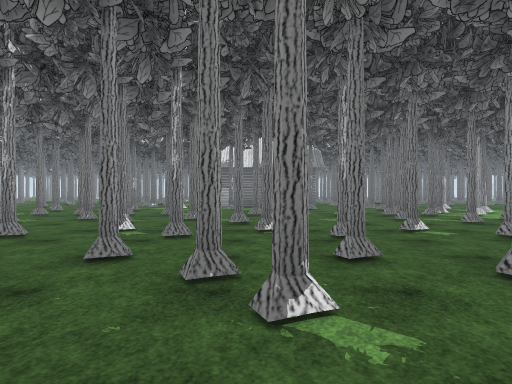
[1] (above)

14 first-person views from a walk through a Unity game level. The camera is 1.3 m above the floor, looks level and sees 70° across. Doors are open. The floor is counted in squares, 2 m on a side. Each view is taken from the middle of a square. On the plan, view 1 faces up. The plan holds only what a view shows up to about 11 squares ahead; the rest is blank. The place goes on beyond the plan. The player is left out. Some animated figures are not drawn. Some surface patterns are stand-ins.

[2]
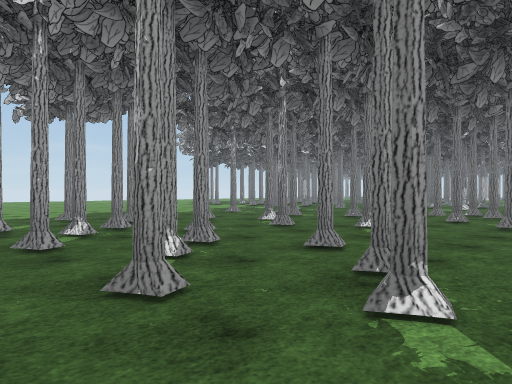

[3]
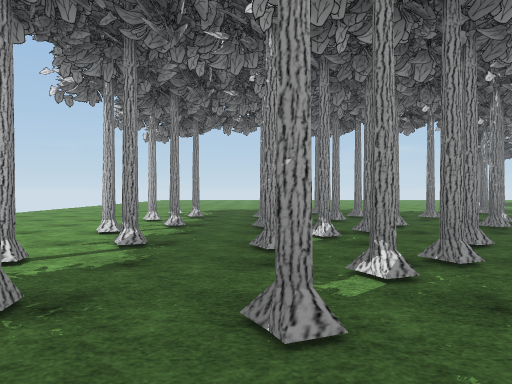

[4]
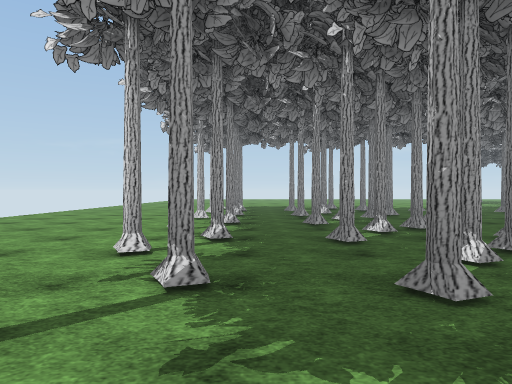

[5]
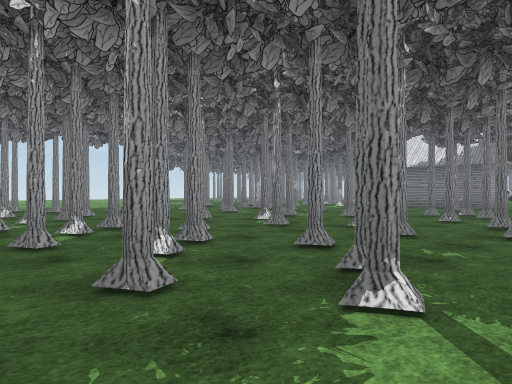

[6]
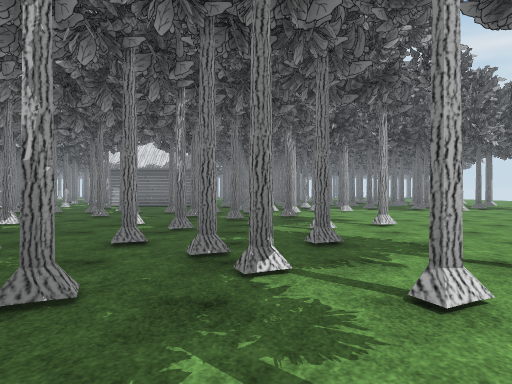

[7]
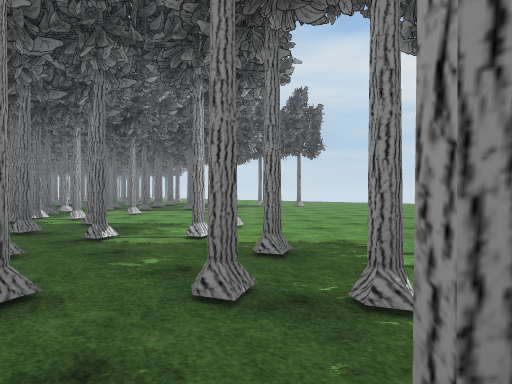

[8]
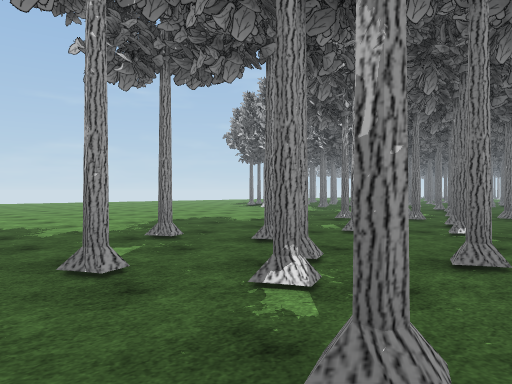

[9]
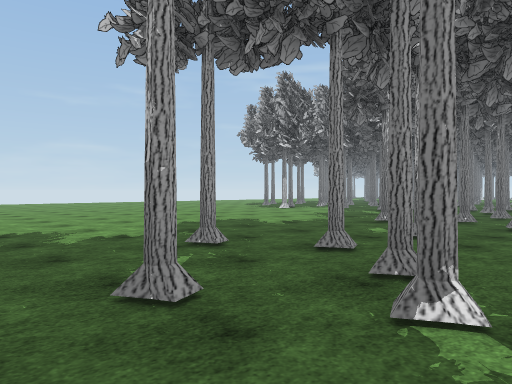

[10]
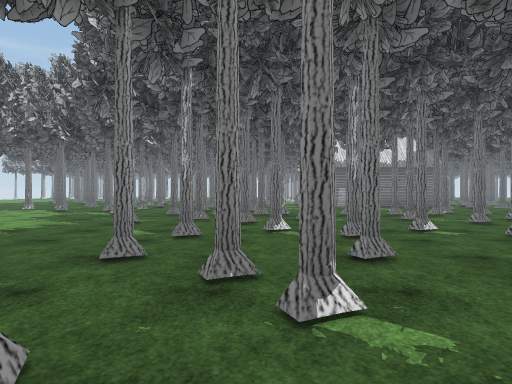

[11]
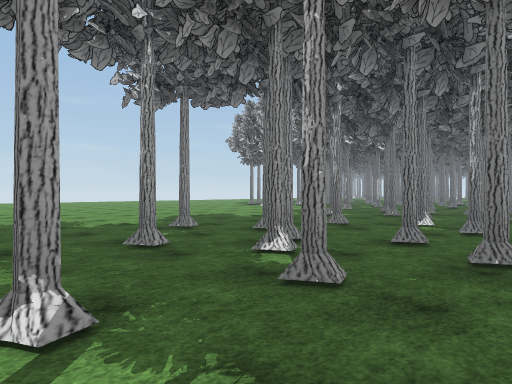

[12]
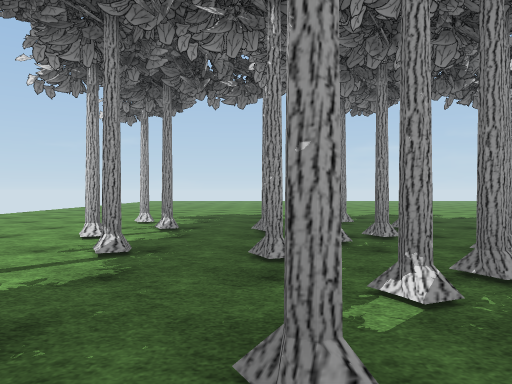

[13]
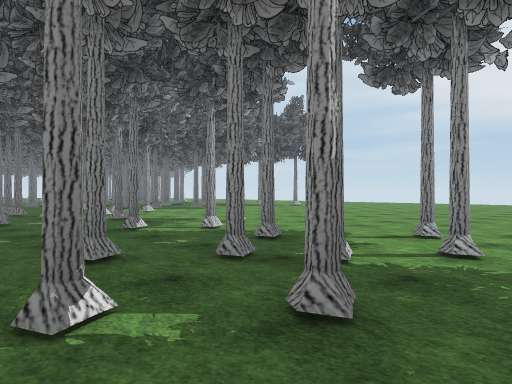

[14]
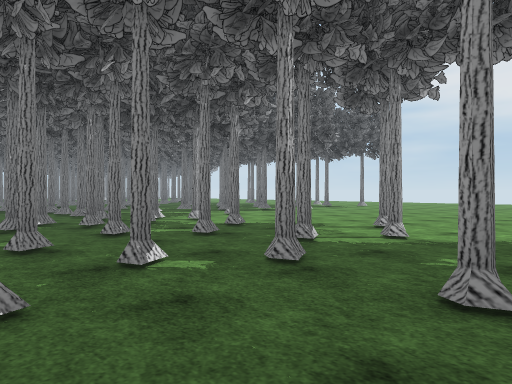

### Floor plan
Key: @ floor where view 1 was taken; # wall or solid block; x gap in a wall; . main floor; : floor 0.25 m higher than the main floor; T thing the floor can be seen under or through.
Columns run from 16 left of view 1 to 7 right of it. Each row starts with its distance up from view 1.
 14                     #
 13                     . #
 12          #          #...
 11     ... ....#.#  #.#.#.#
 10     ......#:..#.:#...#:.
  9      ...................
  8      ...#.#.....x#....#.
  7     ....................
  6    ........#..#.#..#.#..
  5   ..................T...
  4  ..................T....
  3 ........#....#....#.....
  2 ...........#..#.#..#.#..
  1   ........:.#..#.#..#.#.
  0      ...........@......
 -1      ......###.##### .

Positions as (right, up) in squares from view 1, and headings:
1: (0, 0), facing up
2: (1, 0), facing up-left
3: (3, 1), facing left
4: (6, 0), facing left
5: (6, 0), facing up-left
6: (5, -1), facing up
7: (3, 1), facing up-right
8: (-3, 0), facing up-left
9: (-4, 0), facing up-left
10: (-5, 0), facing up
11: (-2, -1), facing up-left
12: (0, 1), facing left
13: (2, 0), facing up-right
14: (1, 3), facing up-right
